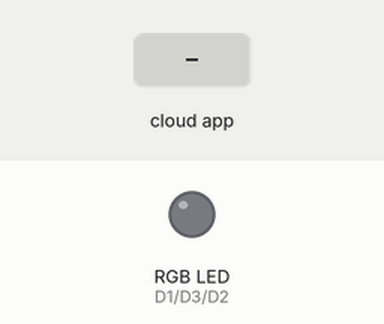
Recording of a sketch running on a simulated ESP8266 (NodeMCU). On the bench: an RGB LED mixed from three pins (HIGH = lit). Inputs (shaded band) come from the test bench. WiFi joins after 1.5 s; servers stay silent unless stated; the Firebase database answers and starts empty; what the sketch prints to the serial monitor is not drawn.

Above: at 2.7 s.
2.8 s: the phone or cloud app sets Value1 to 1
At 4.1 s:
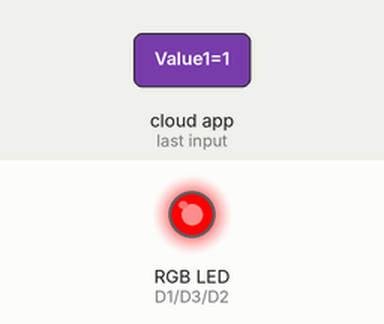
4.4 s: the phone or cloud app sets Value1 to 2
At 6.1 s:
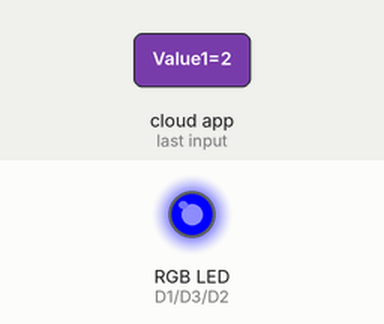
6.4 s: the phone or cloud app sets Value1 to 3
At 7.2 s:
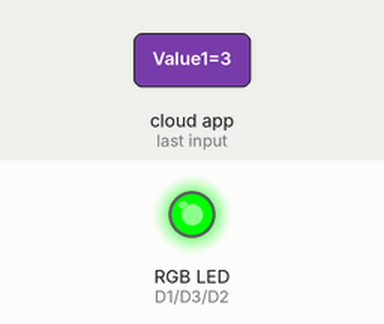
8.3 s: the phone or cloud app sets Value1 to 4
At 9.3 s:
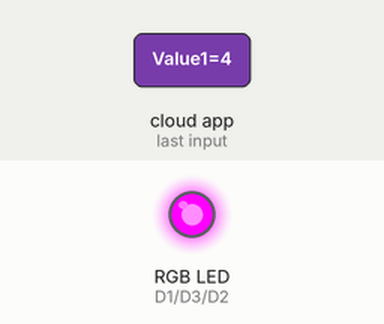
Timing chart, 0 to 11.3 s (numbered marks = the images above; inputs shaded):
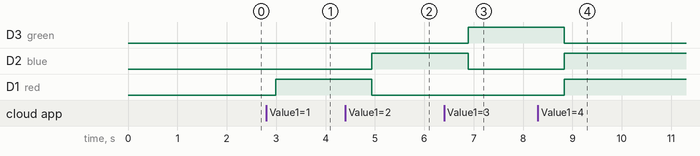

Measured:
- after the input at 2.8 s, D1 (red): LOW → HIGH after 0.19 s
- after the input at 4.4 s, D2 (blue): LOW → HIGH after 0.54 s; D1 (red): HIGH → LOW after 0.54 s
- after the input at 6.4 s, D3 (green): LOW → HIGH after 0.49 s; D2 (blue): HIGH → LOW after 0.49 s
- after the input at 8.3 s, D3 (green): HIGH → LOW after 0.54 s; D2 (blue), D1 (red): LOW → HIGH after 0.54 s

The sketch:

code.ino
```cpp
// Author - Aditya Raj
// Only for ESP-8266 ONLY...
// If needed, change the libraries compatible with ESP32...

#include <ESP8266WiFi.h>
#include <WiFiClientSecure.h>
#include <FirebaseESP8266.h>

//Wi-Fi credentials
struct WiFiCredentials {
  const char* ssid;
  const char* password;
};

//Wi-Fi networks
WiFiCredentials wifiNetworks[] = {
  {"Aditya-Desk", "12312345"},
  {"Galgotias-H", ""},
  {"GCET-122", "korean@122"}
};

//Firebase
#define API_KEY "AIzaSyCOXPhU-zqTFjuAzEejmhl_-6iXhCO6aiU"
#define DATABASE_URL "https://esp-8266-wifi-rgb-default-rtdb.asia-southeast1.firebasedatabase.app"
#define USER_EMAIL "adityaraj94505@gmail.com"
#define USER_PASSWORD "espwifirgb"

FirebaseData fbdo;
FirebaseAuth auth;
FirebaseConfig config;

const int red = D1;
const int blue = D2;
const int green = D3;

int currentEffect = 0;

void connectToWiFi() {
  for (int i = 0; i < 3; i++) {
    WiFi.begin(wifiNetworks[i].ssid, wifiNetworks[i].password);
    Serial.print("Attempting to connect to SSID: ");
    Serial.println(wifiNetworks[i].ssid);

    int timeout = 0;
    while (WiFi.status() != WL_CONNECTED && timeout < 20) {
      delay(500);
      Serial.print(".");
      timeout++;
    }

    if (WiFi.status() == WL_CONNECTED) {
      Serial.println();
      Serial.print("Connected to ");
      Serial.println(wifiNetworks[i].ssid);
      Serial.print("IP Address: ");
      Serial.println(WiFi.localIP());
      return;
    } else {
      Serial.println();
      Serial.print("Failed to connect to ");
      Serial.println(wifiNetworks[i].ssid);
    }
  }

  Serial.println("Unable to connect to any Wi-Fi network");
}

void setup() {
  Serial.begin(9600);
  pinMode(red, OUTPUT);
  pinMode(blue, OUTPUT);
  pinMode(green, OUTPUT);

  digitalWrite(red, LOW);
  digitalWrite(green, LOW);
  digitalWrite(blue, LOW);

  connectToWiFi();
  Serial.println("");
  Serial.println("WiFi connected");

  WiFiClientSecure client;
  Serial.printf("Firebase Client v%s\n\n", FIREBASE_CLIENT_VERSION);
  config.api_key = API_KEY;
  config.database_url = DATABASE_URL;
  auth.user.email = USER_EMAIL;
  auth.user.password = USER_PASSWORD;
  Firebase.begin(&config, &auth);
}

void updateEffect(int value) {
  switch (value) {
    case 1:
      digitalWrite(red, HIGH);
      digitalWrite(blue, LOW);
      digitalWrite(green, LOW);
      Serial.println("red on");
      break;
    case 2:
      digitalWrite(red, LOW);
      digitalWrite(blue, HIGH);
      digitalWrite(green, LOW);
      Serial.println("blue on");
      break;
    case 3:
      digitalWrite(red, LOW);
      digitalWrite(blue, LOW);
      digitalWrite(green, HIGH);
      Serial.println("green on");
      break;
    case 4:
      digitalWrite(blue, HIGH);
      digitalWrite(green, LOW);
      digitalWrite(red, HIGH);
      Serial.println("red fade");
      break;
    case 5:
      digitalWrite(blue, LOW);
      digitalWrite(green, HIGH);
      digitalWrite(red, HIGH);
      Serial.println("blue fade");
      break;
    case 6:
      digitalWrite(blue, HIGH);
      digitalWrite(green, HIGH);
      digitalWrite(red, LOW);
      Serial.println("green fade");
      break;
    case 7:
    digitalWrite(blue, LOW);
      digitalWrite(green, LOW);
      digitalWrite(red, LOW);
    default:
      digitalWrite(red, LOW);
      digitalWrite(blue, LOW);
      digitalWrite(green, LOW);
      Serial.println("all off");
      break;
  }
}

void loop() {
  if (Firebase.getInt(fbdo, "/Value1")) {
    if (fbdo.dataType() == "int") {
      int newEffect = fbdo.intData();
      if (newEffect != currentEffect) {
        currentEffect = newEffect;
        updateEffect(currentEffect);
      }
    } else {
      Serial.println("Data is invalid or not an integer");
    }
  } else {
    Serial.print("Failed to get value: ");
    Serial.println(fbdo.errorReason());
  }

  delay(500); //delay
}
```
